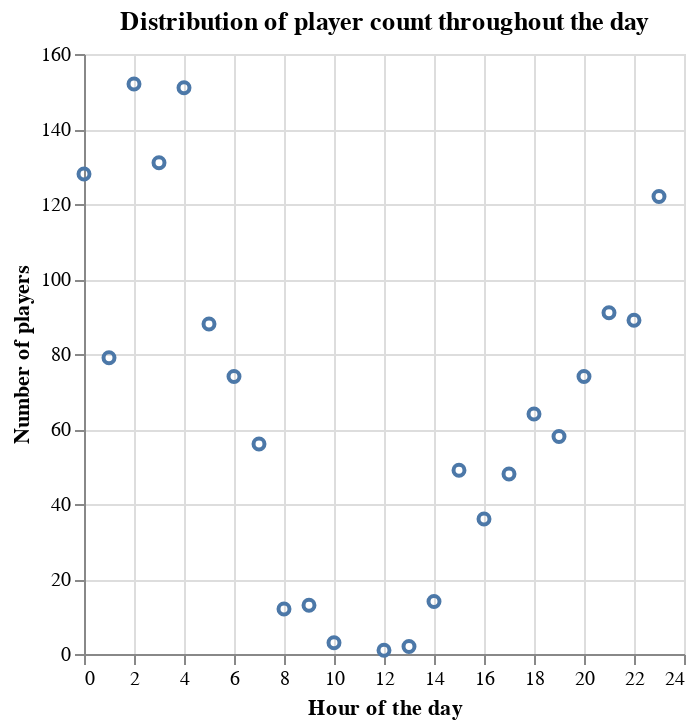

The cell this chart's notebook holds for it:
### Code cell
hours_scatter = alt.Chart(sessions_data).mark_point().encode(
    x=alt.X('start_hour').title('Hour of the day'),
    y=alt.Y('count()').title('Number of players')
).properties(title='Distribution of player count throughout the day')
hours_scatter

### Figure 1 — Vega specification as saved in the notebook (floating-point values rounded to 4 significant figures)
{"$schema": "https://vega.github.io/schema/vega/v5.json", "data": [{"name": "source_0", "values": [{"__count": 64, "start_hour": 18}, {"__count": 122, "start_hour": 23}, {"__count": 48, "start_hour": 17}, {"__count": 131, "start_hour": 3}, {"__count": 36, "start_hour": 16}, {"__count": 49, "start_hour": 15}, {"__count": 56, "start_hour": 7}, {"__count": 152, "start_hour": 2}, {"__count": 88, "start_hour": 5}, {"__count": 79, "start_hour": 1}, {"__count": 128, "start_hour": 0}, {"__count": 58, "start_hour": 19}, {"__count": 91, "start_hour": 21}, {"__count": 74, "start_hour": 6}, {"__count": 151, "start_hour": 4}, {"__count": 89, "start_hour": 22}, {"__count": 12, "start_hour": 8}, {"__count": 74, "start_hour": 20}, {"__count": 14, "start_hour": 14}, {"__count": 13, "start_hour": 9}, {"__count": 3, "start_hour": 10}, {"__count": 1, "start_hour": 12}, {"__count": 2, "start_hour": 13}]}, {"name": "source_0_x_domain_start_hour", "values": [{"min": 0, "max": 23}]}, {"name": "source_0_y_domain___count", "values": [{"min": 1, "max": 152}]}], "marks": [{"type": "symbol", "name": "marks", "from": {"data": "source_0"}, "encode": {"update": {"stroke": {"value": "#4c78a8"}, "y": {"field": "__count", "scale": "y"}, "fill": {"value": "transparent"}, "x": {"field": "start_hour", "scale": "x"}}}, "style": ["point"]}], "scales": [{"name": "x", "type": "linear", "domain": [{"signal": "(data(\"source_0_x_domain_start_hour\")[0] || {}).min"}, {"signal": "(data(\"source_0_x_domain_start_hour\")[0] || {}).max"}], "range": [0, {"signal": "width"}], "nice": true, "zero": true}, {"name": "y", "type": "linear", "domain": [{"signal": "(data(\"source_0_y_domain___count\")[0] || {}).min"}, {"signal": "(data(\"source_0_y_domain___count\")[0] || {}).max"}], "range": [{"signal": "height"}, 0], "nice": true, "zero": true}], "axes": [{"scale": "x", "orient": "bottom", "labels": false, "maxExtent": 0, "ticks": false, "domain": false, "gridScale": "y", "aria": false, "grid": true, "tickCount": {"signal": "ceil(width/40)"}, "zindex": 0, "minExtent": 0}, {"scale": "y", "zindex": 0, "labels": false, "gridScale": "x", "grid": true, "tickCount": {"signal": "ceil(height/40)"}, "minExtent": 0, "orient": "left", "maxExtent": 0, "aria": false, "domain": false, "ticks": false}, {"scale": "x", "zindex": 0, "orient": "bottom", "labelFlush": true, "title": "Hour of the day", "labelOverlap": true, "tickCount": {"signal": "ceil(width/40)"}, "grid": false}, {"scale": "y", "title": "Number of players", "zindex": 0, "grid": false, "labelOverlap": true, "orient": "left", "tickCount": {"signal": "ceil(height/40)"}}], "title": {"text": "Distribution of player count throughout the day", "frame": "group"}, "padding": 5, "style": "cell", "background": "white", "height": 300, "width": 300}
